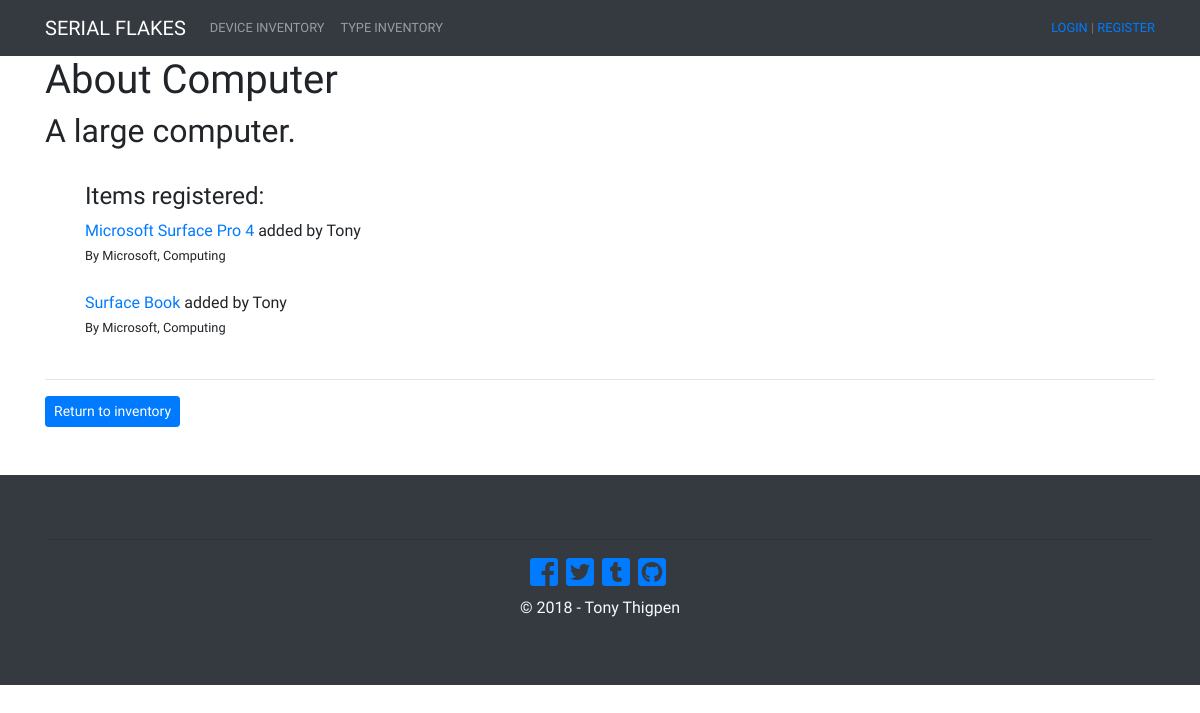
The page /types/2/ on the database its author committed.
### Serial/models.py (models this page shows, shortened)
class Type(models.Model):
	type_name = models.CharField(max_length=60)
	type_size = models.CharField(max_length=60)

class Device(models.Model):
	name = models.CharField(max_length=255)
	type = models.ForeignKey(Type, models.CASCADE, related_name='device_type')
	maker = models.ForeignKey(Maker, models.CASCADE, related_name='device_creator')
	SKU = models.CharField(max_length=60)
	description = models.TextField()
	created_at = models.DateTimeField(auto_now_add=True)
	photo = models.ImageField(upload_to='img/%Y-%m-%d', null=True, blank=True, default='img/no-img.jpeg')
	created_by = models.ForeignKey(User, on_delete=models.CASCADE)
	@models.permalink
	def get_absolute_url(self):
		return 'device-detail', (), {'pk': self.pk}

class Maker(models.Model):
	maker_name = models.CharField(max_length=60)
	maker_type = models.CharField(max_length=40)

### Serial/views.py (the view)
class TypeDetail(generic.DetailView):
	model = Type
	context_object_name = 'type'
	template_name = 'extra/type_detail.html'

### Serial/templates/extra/type_detail.html (shortened to what this page needs)
{% extends 'layout.html' %}
{% block content %}
    <h1>About {{ type.type_name }}</h1>
    <h2>A {{ type.type_size|lower }} {{ type.type_name|lower }}.</h2>
    <br />
    <ul>
        {% if type.device_type.count > 0 %}
            <h4>Items registered:</h4>
            {% for foo in type.device_type.all %}
                <li class="list-unstyled"><a href="{{ foo.get_absolute_url }}">{{ foo.name }}</a> added by {{ foo.created_by.first_name }}</li>
                <small>By {{ foo.maker.maker_name }}, {{ foo.maker.maker_type }}</small>
                <br><br>
            {% endfor %}
        {% endif %}
    </ul>
    <hr>
    <div class="btn-group">
        <a class="btn btn-sm btn-primary" href="{% url 'type-list' %}">Return to inventory</a>
    </div>
{% endblock %}

### templates/css/site.css (style rules this page uses)
body { font-family: Oswald, "Helvetica Neue", Helvetica, Arial, sans-serif; }

### rows shown on the page
Type: type_name "Computer", type_size "large", type_name "computer"
Device: name "Microsoft Surface Pro 4", created_by.first_name "Tony", maker.maker_name "Microsoft", maker.maker_type "Computing"
Device: name "Surface Book", created_by.first_name "Tony", maker.maker_name "Microsoft", maker.maker_type "Computing"
